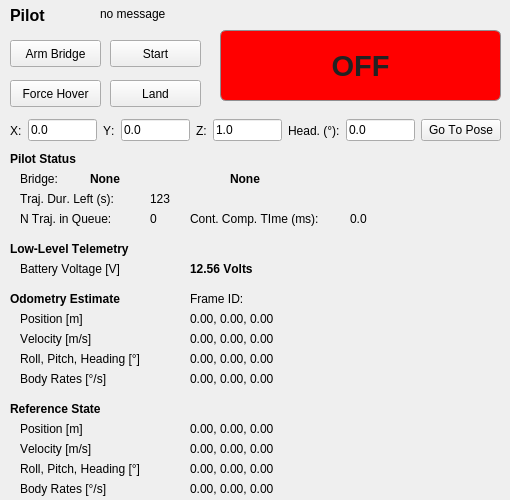
<?xml version="1.0" encoding="UTF-8"?>
<ui version="4.0">
 <class>QuadWidget</class>
 <widget class="QWidget" name="QuadWidget">
  <property name="geometry">
   <rect>
    <x>0</x>
    <y>0</y>
    <width>510</width>
    <height>500</height>
   </rect>
  </property>
  <property name="sizePolicy">
   <sizepolicy hsizetype="Minimum" vsizetype="Fixed">
    <horstretch>0</horstretch>
    <verstretch>0</verstretch>
   </sizepolicy>
  </property>
  <property name="minimumSize">
   <size>
    <width>510</width>
    <height>500</height>
   </size>
  </property>
  <property name="baseSize">
   <size>
    <width>0</width>
    <height>0</height>
   </size>
  </property>
  <property name="font">
   <font>
    <weight>50</weight>
    <bold>false</bold>
    <kerning>false</kerning>
   </font>
  </property>
  <property name="windowTitle">
   <string>Copilot</string>
  </property>
  <property name="autoFillBackground">
   <bool>false</bool>
  </property>
  <widget class="QLabel" name="label_2">
   <property name="geometry">
    <rect>
     <x>10</x>
     <y>290</y>
     <width>161</width>
     <height>17</height>
    </rect>
   </property>
   <property name="font">
    <font>
     <weight>75</weight>
     <bold>true</bold>
    </font>
   </property>
   <property name="text">
    <string>Odometry Estimate</string>
   </property>
  </widget>
  <widget class="QLabel" name="label_7">
   <property name="geometry">
    <rect>
     <x>10</x>
     <y>400</y>
     <width>271</width>
     <height>17</height>
    </rect>
   </property>
   <property name="font">
    <font>
     <weight>75</weight>
     <bold>true</bold>
    </font>
   </property>
   <property name="text">
    <string>Reference State</string>
   </property>
  </widget>
  <widget class="QLabel" name="pilot_title">
   <property name="geometry">
    <rect>
     <x>10</x>
     <y>0</y>
     <width>211</width>
     <height>31</height>
    </rect>
   </property>
   <property name="font">
    <font>
     <pointsize>12</pointsize>
     <weight>75</weight>
     <bold>true</bold>
    </font>
   </property>
   <property name="text">
    <string>Pilot</string>
   </property>
  </widget>
  <widget class="QPushButton" name="button_arm_bridge">
   <property name="geometry">
    <rect>
     <x>10</x>
     <y>40</y>
     <width>91</width>
     <height>27</height>
    </rect>
   </property>
   <property name="cursor">
    <cursorShape>ArrowCursor</cursorShape>
   </property>
   <property name="text">
    <string>Arm Bridge</string>
   </property>
  </widget>
  <widget class="QPushButton" name="button_land">
   <property name="geometry">
    <rect>
     <x>110</x>
     <y>80</y>
     <width>91</width>
     <height>27</height>
    </rect>
   </property>
   <property name="cursor">
    <cursorShape>ArrowCursor</cursorShape>
   </property>
   <property name="text">
    <string>Land</string>
   </property>
  </widget>
  <widget class="QPushButton" name="button_start">
   <property name="geometry">
    <rect>
     <x>110</x>
     <y>40</y>
     <width>91</width>
     <height>27</height>
    </rect>
   </property>
   <property name="cursor">
    <cursorShape>ArrowCursor</cursorShape>
   </property>
   <property name="toolTip">
    <string>Reset velocities to zero</string>
   </property>
   <property name="text">
    <string>Start</string>
   </property>
  </widget>
  <widget class="QLabel" name="label_9">
   <property name="geometry">
    <rect>
     <x>10</x>
     <y>150</y>
     <width>141</width>
     <height>17</height>
    </rect>
   </property>
   <property name="font">
    <font>
     <weight>75</weight>
     <bold>true</bold>
    </font>
   </property>
   <property name="lineWidth">
    <number>1</number>
   </property>
   <property name="text">
    <string>Pilot Status</string>
   </property>
  </widget>
  <widget class="QPushButton" name="button_force_hover">
   <property name="geometry">
    <rect>
     <x>10</x>
     <y>80</y>
     <width>91</width>
     <height>27</height>
    </rect>
   </property>
   <property name="cursor">
    <cursorShape>ArrowCursor</cursorShape>
   </property>
   <property name="mouseTracking">
    <bool>false</bool>
   </property>
   <property name="text">
    <string>Force Hover</string>
   </property>
  </widget>
  <widget class="QLabel" name="label_13">
   <property name="geometry">
    <rect>
     <x>10</x>
     <y>240</y>
     <width>191</width>
     <height>17</height>
    </rect>
   </property>
   <property name="font">
    <font>
     <weight>75</weight>
     <bold>true</bold>
    </font>
   </property>
   <property name="lineWidth">
    <number>1</number>
   </property>
   <property name="text">
    <string>Low-Level Telemetry</string>
   </property>
  </widget>
  <widget class="QLabel" name="label_10">
   <property name="geometry">
    <rect>
     <x>20</x>
     <y>170</y>
     <width>131</width>
     <height>17</height>
    </rect>
   </property>
   <property name="text">
    <string>Bridge:</string>
   </property>
  </widget>
  <widget class="QLabel" name="label_12">
   <property name="geometry">
    <rect>
     <x>190</x>
     <y>210</y>
     <width>161</width>
     <height>17</height>
    </rect>
   </property>
   <property name="text">
    <string>Cont. Comp. TIme (ms):</string>
   </property>
  </widget>
  <widget class="QLabel" name="control_computation_time">
   <property name="geometry">
    <rect>
     <x>350</x>
     <y>210</y>
     <width>41</width>
     <height>17</height>
    </rect>
   </property>
   <property name="text">
    <string>0.0</string>
   </property>
  </widget>
  <widget class="QLabel" name="bridge_name">
   <property name="geometry">
    <rect>
     <x>90</x>
     <y>170</y>
     <width>121</width>
     <height>17</height>
    </rect>
   </property>
   <property name="font">
    <font>
     <weight>75</weight>
     <bold>true</bold>
    </font>
   </property>
   <property name="text">
    <string>None</string>
   </property>
  </widget>
  <widget class="QLabel" name="legend_battery">
   <property name="geometry">
    <rect>
     <x>20</x>
     <y>260</y>
     <width>140</width>
     <height>17</height>
    </rect>
   </property>
   <property name="text">
    <string>Battery Voltage [V]</string>
   </property>
  </widget>
  <widget class="QLabel" name="status_battery_voltage">
   <property name="geometry">
    <rect>
     <x>190</x>
     <y>260</y>
     <width>201</width>
     <height>17</height>
    </rect>
   </property>
   <property name="font">
    <font>
     <weight>75</weight>
     <bold>true</bold>
    </font>
   </property>
   <property name="text">
    <string>12.56 Volts</string>
   </property>
  </widget>
  <widget class="QLabel" name="legend_state_est_velocity">
   <property name="geometry">
    <rect>
     <x>20</x>
     <y>330</y>
     <width>140</width>
     <height>17</height>
    </rect>
   </property>
   <property name="text">
    <string>Velocity [m/s]</string>
   </property>
  </widget>
  <widget class="QLabel" name="legend_state_est_orientation">
   <property name="geometry">
    <rect>
     <x>20</x>
     <y>350</y>
     <width>161</width>
     <height>17</height>
    </rect>
   </property>
   <property name="text">
    <string>Roll, Pitch, Heading [°]</string>
   </property>
  </widget>
  <widget class="QLabel" name="legend_state_est_position">
   <property name="geometry">
    <rect>
     <x>20</x>
     <y>310</y>
     <width>140</width>
     <height>17</height>
    </rect>
   </property>
   <property name="text">
    <string>Position [m]</string>
   </property>
  </widget>
  <widget class="QLabel" name="state_est_orientation">
   <property name="geometry">
    <rect>
     <x>190</x>
     <y>350</y>
     <width>241</width>
     <height>17</height>
    </rect>
   </property>
   <property name="text">
    <string>0.00, 0.00, 0.00</string>
   </property>
  </widget>
  <widget class="QLabel" name="state_est_position">
   <property name="geometry">
    <rect>
     <x>190</x>
     <y>310</y>
     <width>241</width>
     <height>17</height>
    </rect>
   </property>
   <property name="text">
    <string notr="true">0.00, 0.00, 0.00</string>
   </property>
   <property name="textFormat">
    <enum>Qt::AutoText</enum>
   </property>
   <property name="alignment">
    <set>Qt::AlignLeading|Qt::AlignLeft|Qt::AlignVCenter</set>
   </property>
   <property name="margin">
    <number>0</number>
   </property>
   <property name="indent">
    <number>-1</number>
   </property>
  </widget>
  <widget class="QLabel" name="state_est_velocity">
   <property name="geometry">
    <rect>
     <x>190</x>
     <y>330</y>
     <width>241</width>
     <height>17</height>
    </rect>
   </property>
   <property name="text">
    <string>0.00, 0.00, 0.00</string>
   </property>
  </widget>
  <widget class="QLabel" name="legend_state_des_velocity">
   <property name="geometry">
    <rect>
     <x>20</x>
     <y>440</y>
     <width>140</width>
     <height>17</height>
    </rect>
   </property>
   <property name="text">
    <string>Velocity [m/s]</string>
   </property>
   <property name="scaledContents">
    <bool>false</bool>
   </property>
  </widget>
  <widget class="QLabel" name="legend_state_des_yaw">
   <property name="geometry">
    <rect>
     <x>20</x>
     <y>480</y>
     <width>140</width>
     <height>17</height>
    </rect>
   </property>
   <property name="text">
    <string>Body Rates [°/s]</string>
   </property>
  </widget>
  <widget class="QLabel" name="legend_state_des_acceleration">
   <property name="geometry">
    <rect>
     <x>20</x>
     <y>460</y>
     <width>161</width>
     <height>17</height>
    </rect>
   </property>
   <property name="text">
    <string>Roll, Pitch, Heading [°]</string>
   </property>
  </widget>
  <widget class="QLabel" name="legend_state_des_position">
   <property name="geometry">
    <rect>
     <x>20</x>
     <y>420</y>
     <width>140</width>
     <height>17</height>
    </rect>
   </property>
   <property name="text">
    <string>Position [m]</string>
   </property>
  </widget>
  <widget class="QLabel" name="ref_orientation">
   <property name="geometry">
    <rect>
     <x>190</x>
     <y>460</y>
     <width>241</width>
     <height>17</height>
    </rect>
   </property>
   <property name="text">
    <string>0.00, 0.00, 0.00</string>
   </property>
  </widget>
  <widget class="QLabel" name="ref_position">
   <property name="geometry">
    <rect>
     <x>190</x>
     <y>420</y>
     <width>241</width>
     <height>17</height>
    </rect>
   </property>
   <property name="text">
    <string>0.00, 0.00, 0.00</string>
   </property>
  </widget>
  <widget class="QLabel" name="ref_velocity">
   <property name="geometry">
    <rect>
     <x>190</x>
     <y>440</y>
     <width>241</width>
     <height>17</height>
    </rect>
   </property>
   <property name="text">
    <string>0.00, 0.00, 0.00</string>
   </property>
  </widget>
  <widget class="QLabel" name="ref_body_rates">
   <property name="geometry">
    <rect>
     <x>190</x>
     <y>480</y>
     <width>241</width>
     <height>17</height>
    </rect>
   </property>
   <property name="text">
    <string>0.00, 0.00, 0.00</string>
   </property>
  </widget>
  <widget class="QLabel" name="label_14">
   <property name="geometry">
    <rect>
     <x>20</x>
     <y>190</y>
     <width>131</width>
     <height>17</height>
    </rect>
   </property>
   <property name="text">
    <string>Traj. Dur. Left (s):</string>
   </property>
  </widget>
  <widget class="QLabel" name="label_15">
   <property name="geometry">
    <rect>
     <x>20</x>
     <y>210</y>
     <width>131</width>
     <height>17</height>
    </rect>
   </property>
   <property name="text">
    <string>N Traj. in Queue:</string>
   </property>
  </widget>
  <widget class="QLabel" name="trajectory_execution_left_duration">
   <property name="geometry">
    <rect>
     <x>150</x>
     <y>190</y>
     <width>31</width>
     <height>17</height>
    </rect>
   </property>
   <property name="text">
    <string>123</string>
   </property>
  </widget>
  <widget class="QLabel" name="trajectories_left_in_queue">
   <property name="geometry">
    <rect>
     <x>150</x>
     <y>210</y>
     <width>41</width>
     <height>17</height>
    </rect>
   </property>
   <property name="text">
    <string>0</string>
   </property>
  </widget>
  <widget class="QLabel" name="legend_state_est_body_rates">
   <property name="geometry">
    <rect>
     <x>20</x>
     <y>370</y>
     <width>161</width>
     <height>17</height>
    </rect>
   </property>
   <property name="text">
    <string>Body Rates [°/s]</string>
   </property>
  </widget>
  <widget class="QLabel" name="state_est_body_rates">
   <property name="geometry">
    <rect>
     <x>190</x>
     <y>370</y>
     <width>241</width>
     <height>17</height>
    </rect>
   </property>
   <property name="text">
    <string>0.00, 0.00, 0.00</string>
   </property>
  </widget>
  <widget class="QLabel" name="state_est_frame_id">
   <property name="geometry">
    <rect>
     <x>190</x>
     <y>290</y>
     <width>201</width>
     <height>17</height>
    </rect>
   </property>
   <property name="text">
    <string>Frame ID:</string>
   </property>
  </widget>
  <widget class="QLabel" name="bridge_state">
   <property name="geometry">
    <rect>
     <x>230</x>
     <y>170</y>
     <width>171</width>
     <height>17</height>
    </rect>
   </property>
   <property name="font">
    <font>
     <weight>75</weight>
     <bold>true</bold>
    </font>
   </property>
   <property name="text">
    <string>None</string>
   </property>
  </widget>
  <widget class="QLabel" name="click_status">
   <property name="geometry">
    <rect>
     <x>100</x>
     <y>5</y>
     <width>281</width>
     <height>17</height>
    </rect>
   </property>
   <property name="text">
    <string>no message</string>
   </property>
  </widget>
  <widget class="QWidget" name="layoutWidget">
   <property name="geometry">
    <rect>
     <x>10</x>
     <y>117</y>
     <width>491</width>
     <height>27</height>
    </rect>
   </property>
   <layout class="QHBoxLayout" name="horizontalLayout">
    <item>
     <widget class="QLabel" name="label_go_to_pose_x">
      <property name="text">
       <string>X:</string>
      </property>
     </widget>
    </item>
    <item>
     <widget class="QLineEdit" name="go_to_pose_x">
      <property name="font">
       <font>
        <pointsize>9</pointsize>
        <weight>50</weight>
        <bold>false</bold>
        <kerning>false</kerning>
       </font>
      </property>
      <property name="text">
       <string>0.0</string>
      </property>
     </widget>
    </item>
    <item>
     <widget class="QLabel" name="label_go_to_pose_y">
      <property name="text">
       <string>Y:</string>
      </property>
     </widget>
    </item>
    <item>
     <widget class="QLineEdit" name="go_to_pose_y">
      <property name="font">
       <font>
        <pointsize>9</pointsize>
        <weight>50</weight>
        <bold>false</bold>
        <kerning>false</kerning>
       </font>
      </property>
      <property name="text">
       <string>0.0</string>
      </property>
     </widget>
    </item>
    <item>
     <widget class="QLabel" name="label_go_to_pose_z">
      <property name="text">
       <string>Z:</string>
      </property>
     </widget>
    </item>
    <item>
     <widget class="QLineEdit" name="go_to_pose_z">
      <property name="font">
       <font>
        <pointsize>9</pointsize>
        <weight>50</weight>
        <bold>false</bold>
        <kerning>false</kerning>
       </font>
      </property>
      <property name="text">
       <string>1.0</string>
      </property>
     </widget>
    </item>
    <item>
     <widget class="QLabel" name="label_go_to_pose_heading">
      <property name="text">
       <string>Head. (°):</string>
      </property>
     </widget>
    </item>
    <item>
     <widget class="QLineEdit" name="go_to_pose_heading">
      <property name="font">
       <font>
        <pointsize>9</pointsize>
        <weight>50</weight>
        <bold>false</bold>
        <kerning>false</kerning>
       </font>
      </property>
      <property name="text">
       <string>0.0</string>
      </property>
     </widget>
    </item>
    <item>
     <widget class="QPushButton" name="button_go_to_pose">
      <property name="font">
       <font>
        <weight>50</weight>
        <bold>false</bold>
       </font>
      </property>
      <property name="cursor">
       <cursorShape>ArrowCursor</cursorShape>
      </property>
      <property name="text">
       <string>Go To Pose</string>
      </property>
     </widget>
    </item>
   </layout>
  </widget>
  <widget class="QWidget" name="background_widget" native="true">
   <property name="geometry">
    <rect>
     <x>-10</x>
     <y>0</y>
     <width>551</width>
     <height>691</height>
    </rect>
   </property>
   <widget class="QPushButton" name="button_off">
    <property name="enabled">
     <bool>false</bool>
    </property>
    <property name="geometry">
     <rect>
      <x>230</x>
      <y>30</y>
      <width>281</width>
      <height>71</height>
     </rect>
    </property>
    <property name="font">
     <font>
      <pointsize>22</pointsize>
      <weight>75</weight>
      <bold>true</bold>
     </font>
    </property>
    <property name="cursor">
     <cursorShape>ArrowCursor</cursorShape>
    </property>
    <property name="autoFillBackground">
     <bool>false</bool>
    </property>
    <property name="styleSheet">
     <string notr="true">QPushButton:pressed { 
		    color: #ffffff;
        		border: 3px solid #8f8f91; 
        		border-radius: 6px; 
        		background-color: 
        		qlineargradient(x1: 0, y1: 0, x2: 0, y2: 1, stop: 0 #ff0000, stop: 1 #ff0000); }
QPushButton:disabled { 
			color: #222222;
        		border: 1px solid #8f8f91; 
        		border-radius: 6px; 
        		background-color: 
        		qlineargradient(x1: 0, y1: 0, x2: 0, y2: 1, stop: 0 #ff0000, stop: 1 #ff0000); }
QPushButton { 
			color: #000000;
        		border: 1px solid #8f8f91; 
        		border-radius: 6px; 
        		background-color: 
        		qlineargradient(x1: 0, y1: 0, x2: 0, y2: 1, stop: 0 #ff0000, stop: 1 #ff0000); }</string>
    </property>
    <property name="text">
     <string>OFF</string>
    </property>
   </widget>
  </widget>
  <zorder>background_widget</zorder>
  <zorder>layoutWidget</zorder>
  <zorder>label_2</zorder>
  <zorder>label_7</zorder>
  <zorder>pilot_title</zorder>
  <zorder>button_arm_bridge</zorder>
  <zorder>button_land</zorder>
  <zorder>button_start</zorder>
  <zorder>label_9</zorder>
  <zorder>button_force_hover</zorder>
  <zorder>label_13</zorder>
  <zorder>label_10</zorder>
  <zorder>label_12</zorder>
  <zorder>control_computation_time</zorder>
  <zorder>bridge_name</zorder>
  <zorder>legend_battery</zorder>
  <zorder>status_battery_voltage</zorder>
  <zorder>legend_state_est_velocity</zorder>
  <zorder>legend_state_est_orientation</zorder>
  <zorder>legend_state_est_position</zorder>
  <zorder>state_est_orientation</zorder>
  <zorder>state_est_position</zorder>
  <zorder>state_est_velocity</zorder>
  <zorder>legend_state_des_velocity</zorder>
  <zorder>legend_state_des_yaw</zorder>
  <zorder>legend_state_des_acceleration</zorder>
  <zorder>legend_state_des_position</zorder>
  <zorder>ref_orientation</zorder>
  <zorder>ref_position</zorder>
  <zorder>ref_velocity</zorder>
  <zorder>ref_body_rates</zorder>
  <zorder>label_14</zorder>
  <zorder>label_15</zorder>
  <zorder>trajectory_execution_left_duration</zorder>
  <zorder>trajectories_left_in_queue</zorder>
  <zorder>legend_state_est_body_rates</zorder>
  <zorder>state_est_body_rates</zorder>
  <zorder>state_est_frame_id</zorder>
  <zorder>bridge_state</zorder>
  <zorder>click_status</zorder>
 </widget>
 <resources/>
 <connections/>
</ui>
